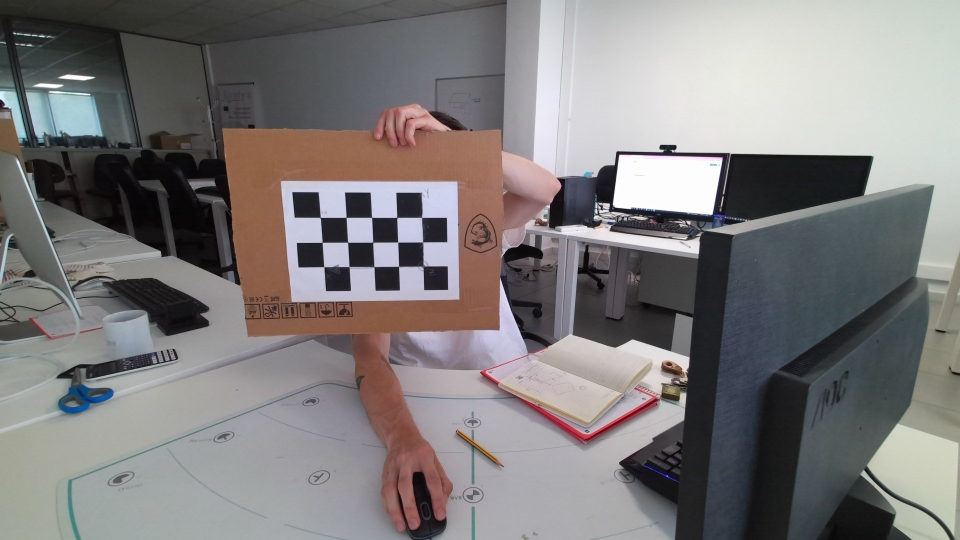
#> input picture metrics/marker_testing/MarkerPositionPictures/Marker2/WIN_20220609_16_41_13_Pro.jpg, 1920 x 1080 px, given as the content of the folder ./images, which was not available (shown at 1/2 size)
$ jupyter execute --allow-errors GetCameraParameters_and_WorldFrame2CameraFrame.ipynb   (text cells are left out)
#> lines starting #> are read from the running program, lines starting #| are printed output that depends on the picture; after the words box and inside, x2 and y2 are one past the last pixel; in counts of white or black regions, pixels touching at a corner belong together; pictures that were not available may be replaced by others from this repository, and a replacement may not be noted
[cell 1]
import pandas as pd
import cv2
import numpy as np
from glob import glob
from matplotlib import pyplot as plt
import pathlib
import time
import math
from math import atan2
from scipy.spatial import distance
import random

[cell 2]
def split_3_coordinates(values_array):
    output = []
    for i in range(0, len(values_array)):
        m = 0
        r = 3
        frame_coordinates = []
        for j in range(0,int(len(values_array[i])/3)):
            frame_coordinates.append(values_array[i][m:r])
            m = r
            r = r+3
        output.append(frame_coordinates)
    return(output)

def split_2_coordinates(values_array):
    output = []
    for i in range(0, len(values_array)):
        m = 0
        r = 2
        frame_coordinates = []
        for j in range(0,int(len(values_array[i])/2)):
            frame_coordinates.append(values_array[i][m:r])
            m = r
            r = r+2
        output.append(frame_coordinates)
    return(output)

[cell 3]
columns_df_2D_interest = ['RightShoulder_2D','RightShoulder_2D.1',
                          'RightElbow_2D', 'RightElbow_2D.1',
                          'RightHand_2D','RightHand_2D.1',
                          'LeftShoulder_2D','LeftShoulder_2D.1',
                          'LeftElbow_2D', 'LeftElbow_2D.1',
                          'LeftHand_2D','LeftHand_2D.1']

columns_df_3D_interest = ['RightShoulder','RightShoulder.1','RightShoulder.2',
                          'RightElbow', 'RightElbow.1','RightElbow.2',
                          'RightHand','RightHand.1','RightHand.2',
                          'LeftShoulder','LeftShoulder.1','LeftShoulder.2',
                          'LeftElbow', 'LeftElbow.1', 'LeftElbow.2',
                          'LeftHand','LeftHand.1','LeftHand.2']

#> (a cell that did not finish here is left out)

[cell 5]
#Chessboard variables
square_size = 0.043 #meters
width_chessboard = 5
height_chessboard = 3

[cell 6]
#termination criteria
criteria = (cv2.TERM_CRITERIA_EPS + cv2.TERM_CRITERIA_MAX_ITER, 30, 0.001)

# prepare object points, like (0,0,0), (1,0,0), (2,0,0) ....,(6,5,0)
objp = np.zeros((width_chessboard*height_chessboard,3), np.float32) #9x6 np.zeros array
objp[:,:2] = np.mgrid[0:width_chessboard,0:height_chessboard].T.reshape(-1,2)
objp = objp * square_size


images = glob('./images/*.jpg')

objpoints = []  # 3d point in real world space
imgpoints = []  # 2d points in image plane
processed_images = []

for fname in images:
    img = cv2.imread(fname)
#> img is the input picture: shape (1080, 1920, 3); mean B, G, R 124.3, 124.2, 127.3
    gray = cv2.cvtColor(img, cv2.COLOR_BGR2GRAY)
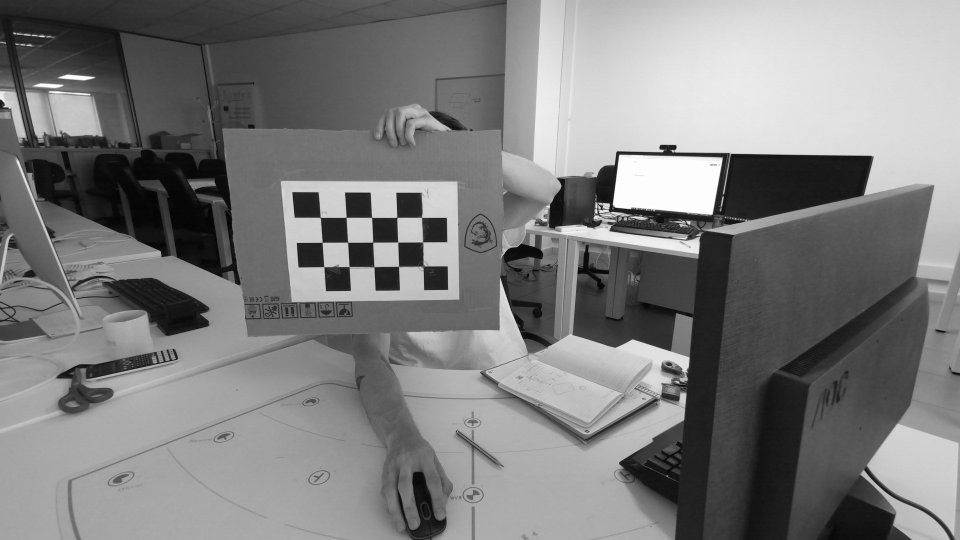
#> gray: shape (1080, 1920) (shown at 1/2 size); min 0, max 255, mean 125.1
    # Find the chess board corners

    ret, corners = cv2.findChessboardCorners(gray, (width_chessboard,height_chessboard), None)
#> ret = True; corners = 15 rows, first 8: [640.3, 435.2], [692.6, 435.1], [743.9, 435.4], [794, 435.5], [843.9, 435.4], [644.8, 485], [696, 484.8], [746.6, 485.1]


    # If found, add object points, image points (after refining them)
    if ret == True:
        objpoints.append(objp)
        corners2 = cv2.cornerSubPix(gray,corners, (11,11), (-1,-1), criteria)
#> corners2 = 15 rows, first 8: [641.1, 435.2], [692.7, 435.2], [743.7, 435.3], [794.1, 435.3], [843.6, 435.2], [644.8, 485], [695.7, 484.8], [746.1, 484.8]
        imgpoints.append(corners)
        # Draw and display the corners
        cv2.drawChessboardCorners(img, (width_chessboard,height_chessboard), corners2, ret)
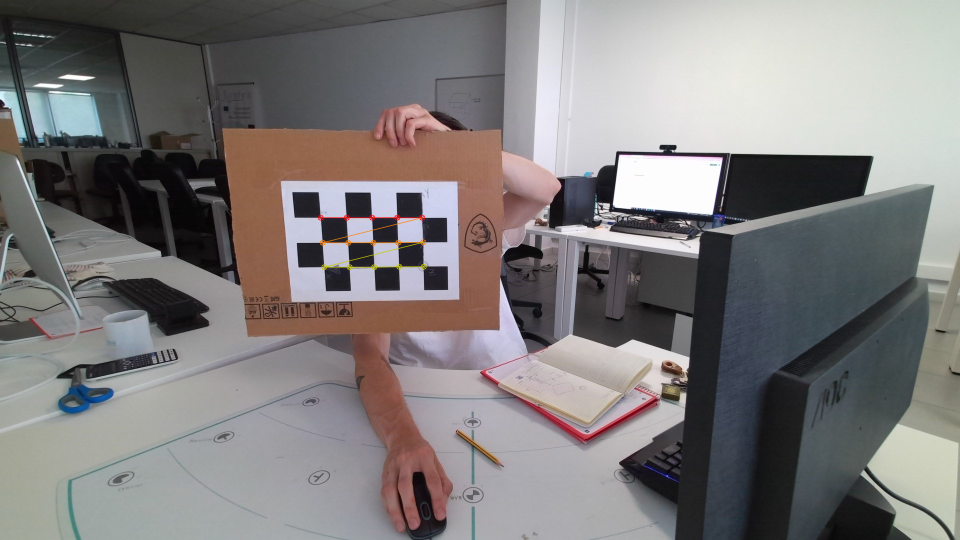
#> img: shape (1080, 1920, 3) (shown at 1/2 size); 0.21% of pixels changed, all inside (x1, y1, x2, y2) = (635, 429, 854, 541)
        cv2.imshow('img', img)
        processed_images.append(img)
        time.sleep(2)
        if cv2.waitKey(500) and 0xFF==ord('q'):
#> (key q is pressed here)
            break

cv2.destroyAllWindows()

[cell 7]
plt.figure(figsize=(15,15))
plt.imshow(cv2.imread('./images/WIN_20220609_16_25_42_Pro (2).jpg'))
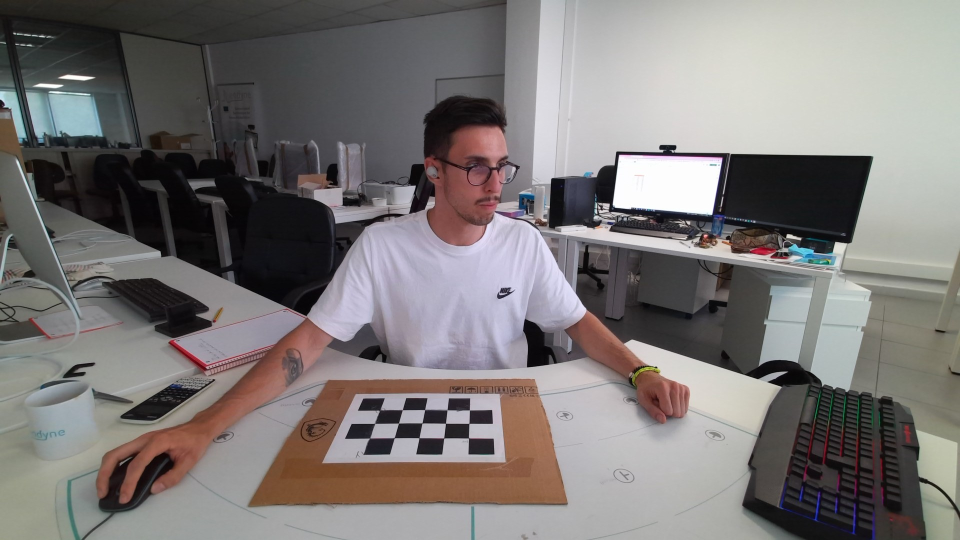
#> input picture metrics/marker_testing/MarkerPositionPictures/Marker2/WIN_20220609_16_25_42_Pro (2).jpg, 1920 x 1080 px, given as the content of the folder ./images, which was not available (shown at 1/2 size)
plt.scatter(imgpoints[0][0][0][0],imgpoints[0][0][0][1], color='red', s=25) #ORIGIN
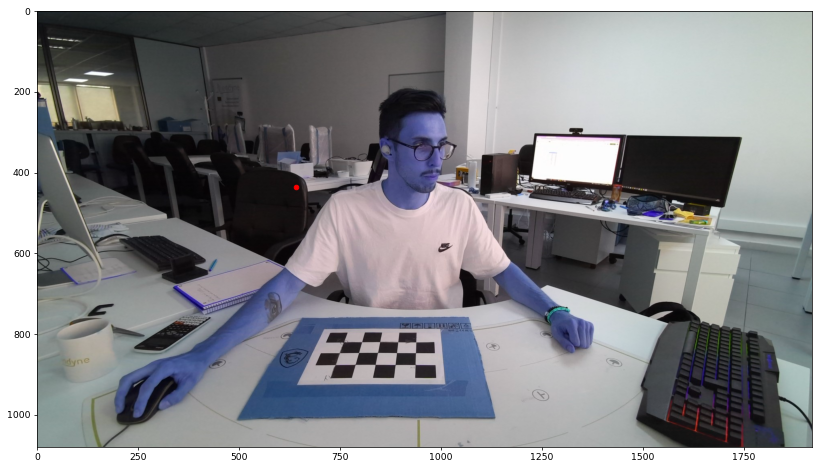
#> figure drawn by matplotlib, 1 panel; B, G, R data is drawn as R, G, B

[cell 8]
#compute intrinsic parameter matrix and rvecs and tvecs for each picture
ret, mtx, dist, rvecs, tvecs = cv2.calibrateCamera(objpoints, imgpoints, gray.shape[::-1], None, None)
#> ret = 0.14; mtx = [[296.5, 0, 941.2], [0, 303.4, 498.7], [0, 0, 1]]; dist = [[-0.00634, -0.0472, -0.00389, -0.027, 0.0305]]; rvecs = ([0.0545, -0.00388, -0.00893],); tvecs = ([-0.258, -0.0539, 0.27],)

[cell 9]
#Matrix intrinsic parameters
mtx
#> Out = [[296.5, 0, 941.2], [0, 303.4, 498.7], [0, 0, 1]]

[cell 10]
#Not considering distortion coefficients
dist_coeffs = np.zeros((5,1))

#Obtaining the rvecs and tvecs for the specific image with the origin in the World Origin
found, rvecs_new, tvecs_new = cv2.solvePnP(objpoints[0],imgpoints[0], mtx, dist_coeffs)
#> found = True; rvecs_new = [0.072, -0.0568, -0.00417]; tvecs_new = [-0.259, -0.0544, 0.256]

[cell 11]
#Rotation matrix
R = cv2.Rodrigues(rvecs_new)[0]
#> R = [[0.998, 0.00212, -0.0568], [-0.00621, 0.997, -0.0718], [0.0565, 0.072, 0.996]]
R
#> Out has the same summary as R

[cell 12]
tvecs_new
#> Out = [-0.259, -0.0544, 0.256]

[cell 13]
#Tilt angle
roll = atan2(R[1,2], R[2,2])
#> roll = -0.072
roll = 90-((roll*360)/(2*np.pi))
#> roll = 94.12
roll
#> Out = 94.12

[cell 14]
h1 = float(tvecs_new[1]/np.cos(np.deg2rad(roll)))
#> h1 = 0.756
h2 = float(tvecs_new[2]*np.cos(np.deg2rad(90-roll)))
#> h2 = 0.255
H = h1+h2
#> H = 1.01
i = float(tvecs_new[2]*np.cos(np.deg2rad(roll)))
#> i = -0.0184
d = float(tvecs_new[0])
#> d = -0.259

[cell 15]
final_tvecs = np.array([d, i, H])
#> final_tvecs = [-0.259, -0.0184, 1.01]
final_tvecs
#> Out = [-0.259, -0.0184, 1.01]

[cell 16]
#Projection matrix
P = np.append(R, final_tvecs.reshape(3,1), axis=1)
#> P = [[0.998, 0.00212, -0.0568, -0.259], [-0.00621, 0.997, -0.0718, -0.0184], [0.0565, 0.072, 0.996, 1.01]]
new_row = np.array([0.0, 0.0, 0.0, 1.0]).reshape(1,4)
#Converting P in a 4x4 matrix
P = np.append(P, new_row, axis=0)
#> P = [[0.998, 0.00212, -0.0568, -0.259], [-0.00621, 0.997, -0.0718, -0.0184], [0.0565, 0.072, 0.996, 1.01], [0, 0, 0, 1]]
#Computing camera matrix inverted
cam_matrix_inverted = np.linalg.inv(P)
#> cam_matrix_inverted = [[0.998, -0.00621, 0.0565, 0.202], [0.00212, 0.997, 0.072, -0.054], [-0.0568, -0.0718, 0.996, -1.02], [0, 0, 0, 1]]
